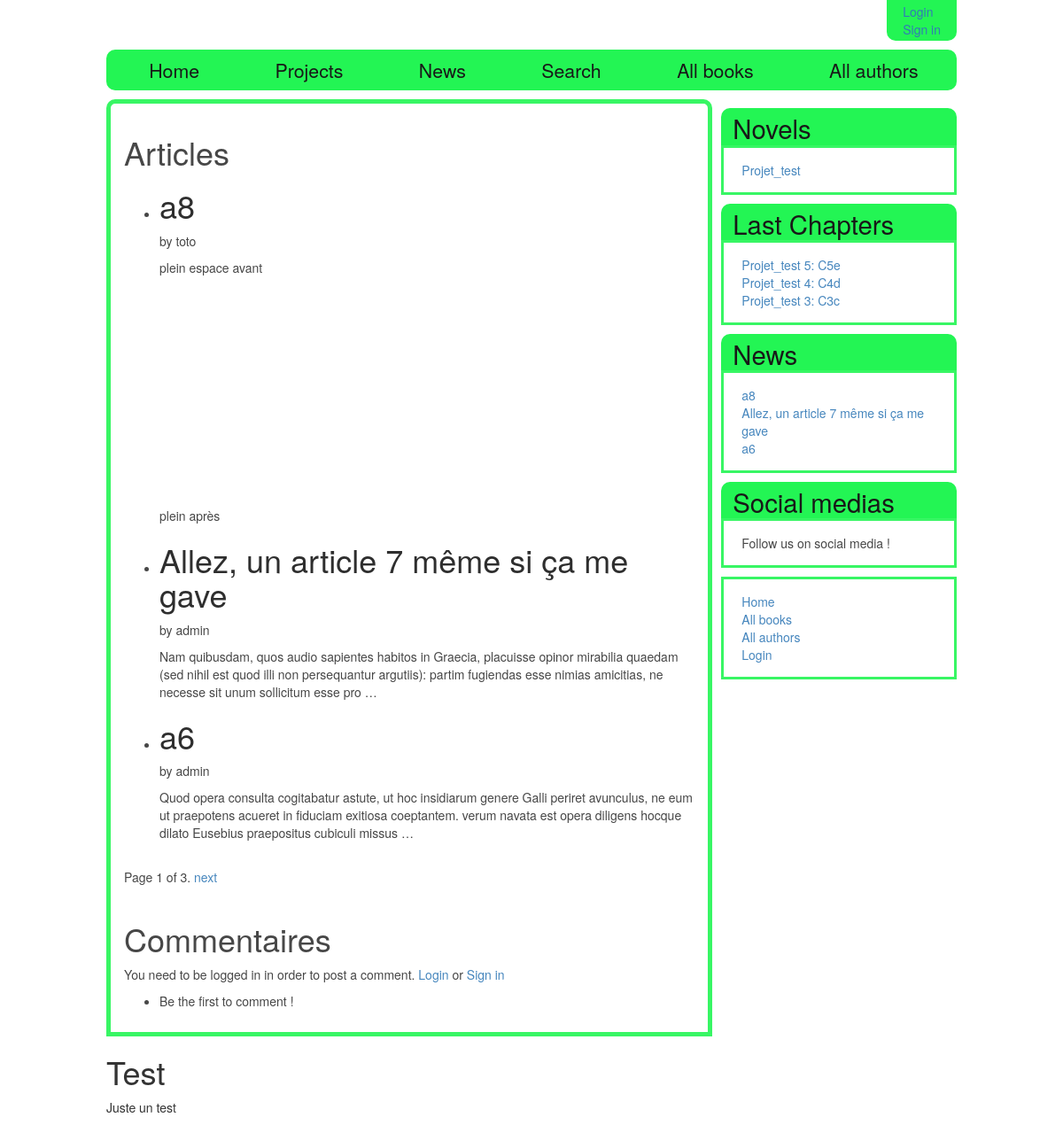
Page /charasite/articles/ on the earlier database version.
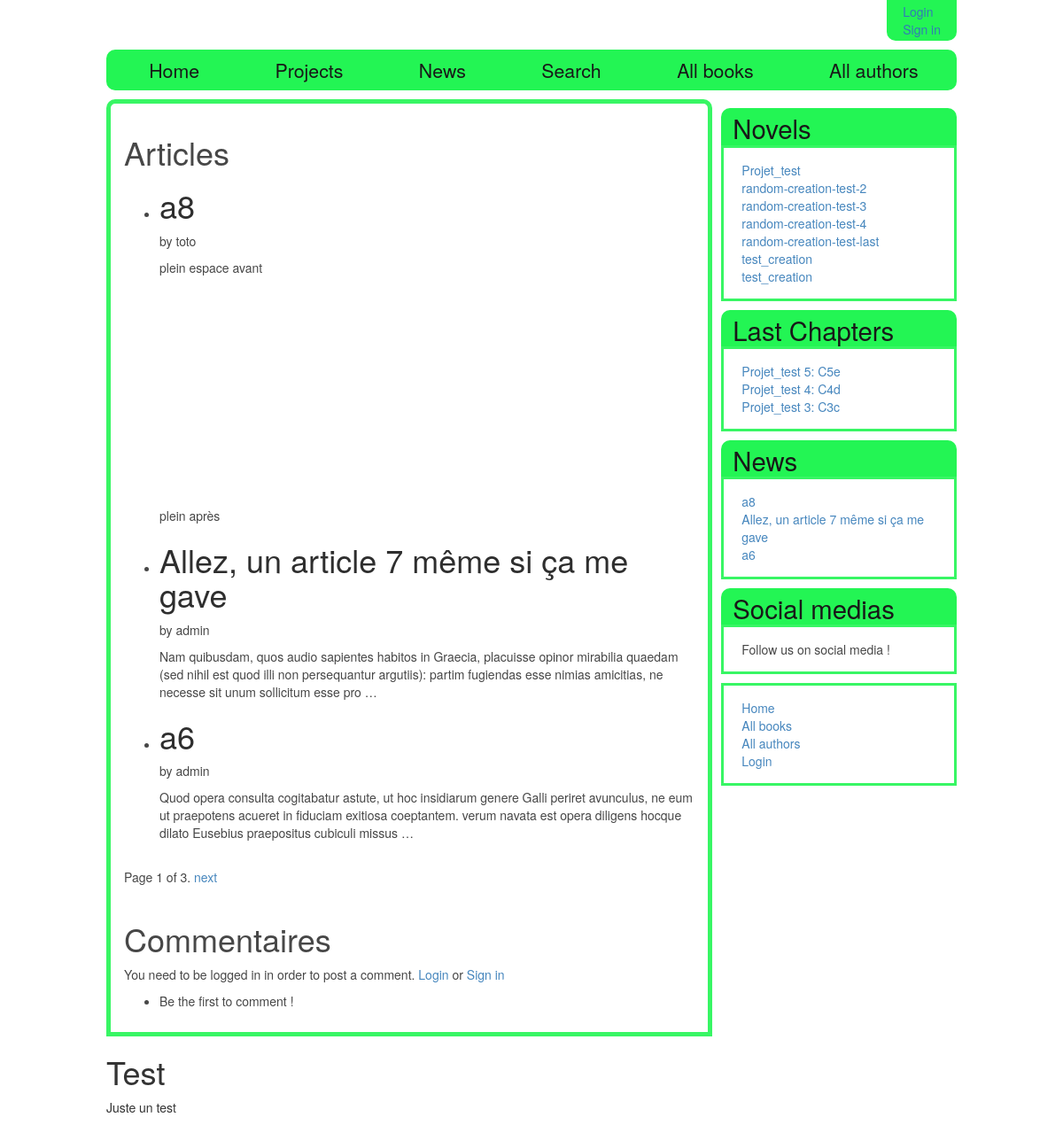
Same page on the later database version.
### charasite/models.py (models this page shows, shortened)
class Article(models.Model):
    title = models.CharField(max_length=200, help_text="Enter the title of this article")
    writer = models.ForeignKey(User, on_delete = models.CASCADE)
    prevArticle = models.ForeignKey('Article', null = True, blank = True, on_delete = models.SET_NULL, help_text="The previous article")
    summary = models.TextField(max_length=1000, null = True, blank = True, help_text="Enter a brief summary for this article")
    content = models.TextField(max_length=200000, null = True, blank = True, help_text="Your article")
    date_of_creation = models.DateTimeField(auto_now_add = True)
    date_of_last_edit = models.DateTimeField(auto_now = True)
    is_published = models.BooleanField(blank=True, default=False)
    def get_absolute_url(self):
        return reverse('article_detail', args=[str(self.id)])
    class Meta:
        ordering = ['-date_of_last_edit']

class Project(models.Model):
    name = models.CharField(max_length=200, help_text="Enter the name of your project")
    date_start = models.DateTimeField(auto_now_add = True)
    description = models.TextField(max_length=1000, null = True, blank = True, help_text="Enter a brief description of the project")
    is_public = models.BooleanField(help_text='Do you want the project to be referenced ?')
    owner = models.ForeignKey(User, on_delete=models.CASCADE)
    genre = models.ManyToManyField(Genre, help_text="Select a genre for this book")
    is_published = models.BooleanField(blank = True)
    def get_absolute_url(self):
        return reverse('project_detail', args=[str(self.id)])

class Chapter(models.Model):
    project = models.ForeignKey('Project', on_delete = models.CASCADE)
    repository = models.ForeignKey('Repository', on_delete = models.CASCADE)
    number = models.IntegerField(help_text = 'Number of the chapter')
    title = models.CharField(max_length=200, help_text="Enter the title of this chapter")
    prevChapter = models.ForeignKey('Chapter', null = True, blank = True, on_delete = models.SET_NULL, help_text="The previous chapter")
    summary = models.TextField(max_length=1000, null = True, blank = True, help_text="Enter a brief summary for this chapter")
    content = models.TextField(max_length=200000, null = True, blank = True, help_text="Your chapter")
    date_of_creation = models.DateTimeField(auto_now_add = True)
    date_of_last_edit = models.DateTimeField(auto_now = True)
    is_published = models.BooleanField(blank=True, default=False)
    def get_absolute_url(self):
        return reverse('chapter_detail', args=[str(self.id)])
    class Meta:
        ordering =['number']

### charasite/views.py (the view)
class ArticleListView(generic.ListView):
    model = Article
    paginate_by = 3

### charasite/context_processors.py (called while the page is built)
def listproj_context_processor(request):
    return {
        'listproj': Project.objects.filter(is_published=True).order_by('name'),
    }

def listnewchapter_context_processor(request):
    return {
        'listnewchap': Chapter.objects.filter(is_published=True).order_by('-date_of_last_edit')[:3],
    }

def listnewarticle_context_processor(request):
    return {
        'listnewarticle': Article.objects.filter(is_published=True).order_by('-date_of_last_edit')[:3],
    }

### charasite/templates/charasite/article_list.html
{% extends "base_generic_readingspace_wcom.html" %}
{% block content %}
    <h1>Articles</h1>
    {% if article_list %}
    <ul>
      {% for article in article_list %}
      <li>
        <h1><a href="{{ article.get_absolute_url }}">{{ article.title }}</a></h1>
		<p>by {{article.writer}}</p>
		<p class="trunc_article">{{ article.content|linebreaksbr|truncatewords:32 }}</p>
      </li>
      {% endfor %}
    </ul>
    {% else %}
      <p>There are no articles published yet.</p>
    {% endif %}
{% endblock %}

### charasite/templates/basic_generic_readingspacev2.html (shortened to what this page needs)
<!DOCTYPE html>
<html lang="en">
<head>
  <link rel="stylesheet" href="https://maxcdn.bootstrapcdn.com/bootstrap/3.3.7/css/bootstrap.min.css">
  {% load static %}
  <link rel="stylesheet" href="{% static 'css/styles.css' %}">
</head>
<body>
  <div class="entire_page">
  <header>
	<section class = "userid">
	  <ul>
	  {% if user.is_authenticated %}
        <li>User: {{ user.get_username }}</li>
	    <li><a href="{% url 'logout'%}?next={{request.path}}">Logout</a></li>
	  {% else %}
	    <li><a href="{% url 'login'%}?next={{request.path}}">Login</a></li>
		<li><a href="#">Sign in</a></li>
	  {% endif %}
	</section>
  </header>
  <nav>
	{% block navigation%}
    <ul>
	  <li><a href="{% url 'index' %}">Home</a></li>
	  <li><a href="{% url 'projects' %}">Projects</a></li>
	  <li><a href="{% url 'articles' %}">News</a></li>
      <li><a href="{% url 'searchpage' %}">Search</a></li>
	  <li><a href="{% url 'books' %}">All books</a></li>
	  <li><a href="">All authors</a></li>
	</ul>
	{% endblock%}
  </nav>
  <div class="main_page">
      <div class="content_block">
        {% block content %}{% endblock %}
        {% block pagination %}
        {% if is_paginated %}
        <div class="pagination">
          <span class="page-links">
              <span class="page-current">
                  Page {{ page_obj.number }} of {{ page_obj.paginator.num_pages }}.
              </span>
              {% if page_obj.has_next %}
                  <a href="{{ request.path }}?page={{ page_obj.next_page_number }}">next</a>
              {% endif %}
          </span>
        </div>
        {% endif %}
        {% endblock %}
		{% block comments %}
		{% endblock %}
      </div>
	  <div class="sidebar_objects">
        {% block sidebar %}
		<div class="sidebar_list_project">
		  {% block side_list_chapter %}
		    <h1><a href="{% url 'projects' %}">Novels</a></h1>
			<ul>
			{% for project in listproj %}
			  <li><a href="{{ project.get_absolute_url }}">{{ project.name }}</a></li>
			{% empty %}
			  <li>Sorry, no novels available in your country</li>
			{% endfor %}
			</ul>
		  {% endblock %}
		</div>
		<div class="sidebar_list_new_chapter">
		  {% block side_list_new_chapter %}
			<h1>Last Chapters</h1>
			<ul>
			  {% for chapter in listnewchap %}
			    <li><a href="{{ chapter.get_absolute_url }}">{{ chapter.project.name }} {{ chapter.number }}: {{ chapter.title }}</a></li>
			  {% empty %}
			    <li>Sorry, no new chapters available in your country</li>
			  {% endfor %}
			</ul>
		  {% endblock %}
		</div>
		<div class="sidebar_list_new_article">
		  {% block side_list_new_article %}
			<h1><a href="{% url 'articles' %}">News</a></h1>
			<ul>
			  {% for article in listnewarticle %}
			    <li><a href="{{ article.get_absolute_url }}">{{ article.title }}</a></li>
			  {% empty %}
			    <li>Sorry, no news for the moment !</li>
			  {% endfor %}
			</ul>
		  {% endblock %}
		</div>
		<div class="social_media">
		  <h1>Social medias</h1>
		  <p>Follow us on social media !</p>
		</div>
		<div class="sidebar_nav_bar">
			<ul class="sidebar-nav">
			  <li><a href="{% url 'index' %}">Home</a></li>
			  <li><a href="{% url 'books' %}">All books</a></li>
			  <li><a href="#">All authors</a></li>
			  {% if user.is_authenticated %}
				<li>User: {{ user.get_username }}</li>
				<li><a href="{% url 'my_borrowed' %}">My Borrowed</a></li>
				<li><a href="{% url 'logout'%}?next={{request.path}}">Logout</a></li>
			  {% else %}
				 <li><a href="{% url 'login'%}?next={{request.path}}">Login</a></li>
			  {% endif %}
			</ul>
		</div>
      {% endblock %}
      </div>
  </div>
  <footer>
    <div class="test_footer">
	  <h1>Test</h1>
	  <p>Juste un test</p>
	</div>
  </footer>
  </div>
</body>
</html>

Differences in the rows shown:
added Project: name "random-creation-test-2"
added Project: name "random-creation-test-3"
added Project: name "random-creation-test-4"
added Project: name "random-creation-test-last"
added Project: name "test_creation"
added Project: name "test_creation"
